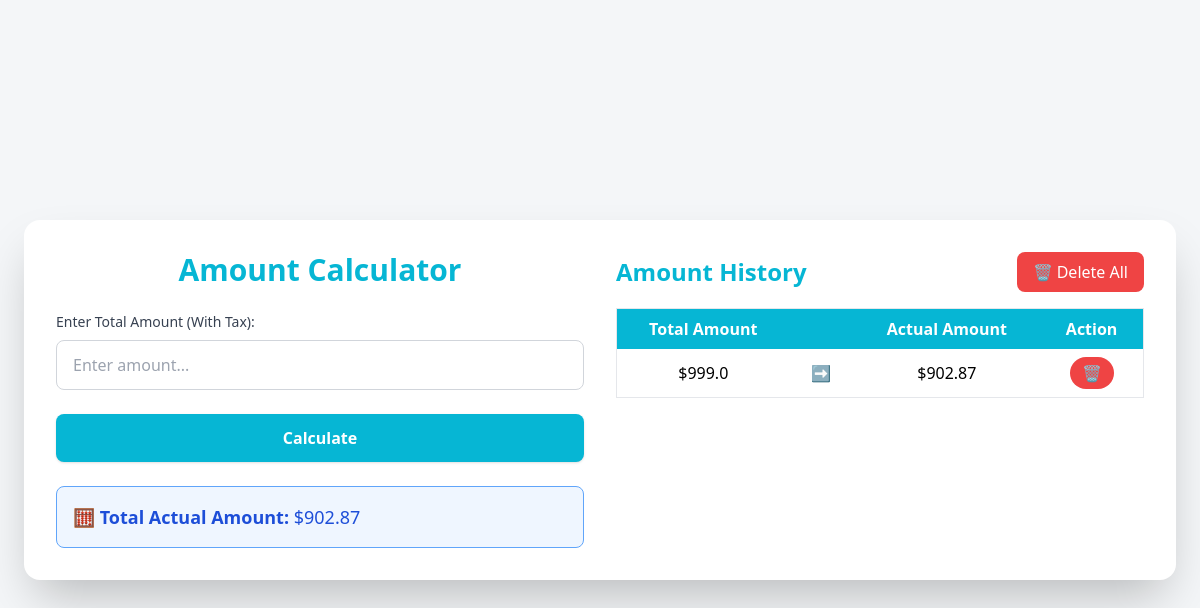
Before: / with the older database file.
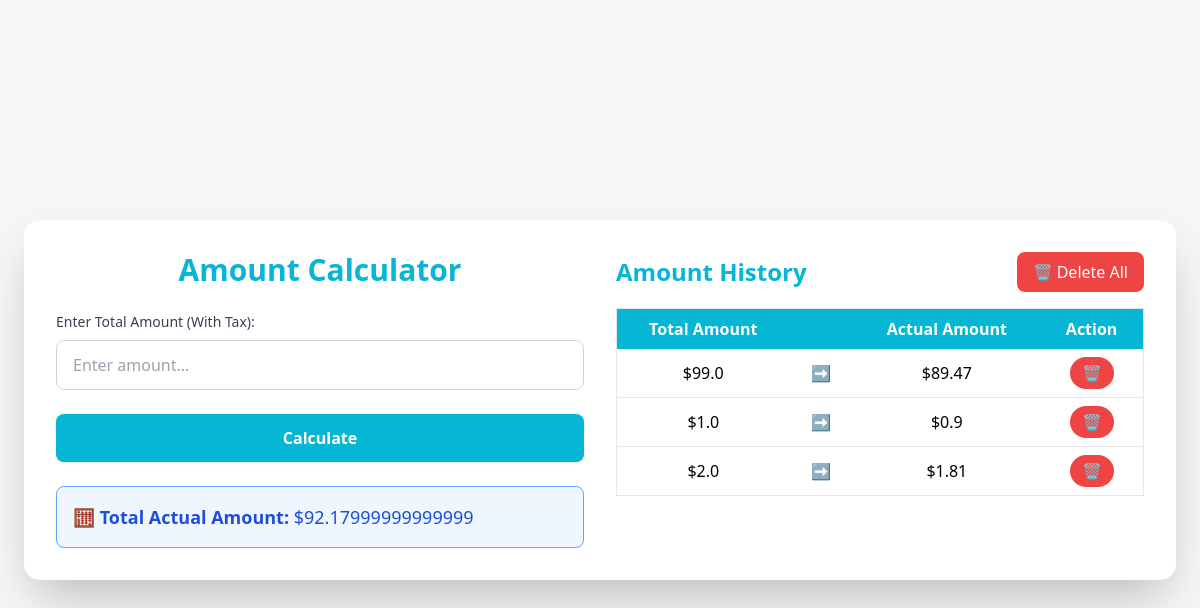
After: the same page with the newer database file.
### tax/models.py (models this page shows)
class TotalAcutalamount(models.Model):
    totalacutalamount=models.FloatField()

class ActualAmount(models.Model):
    totalamount=models.FloatField()
    tax=models.FloatField(default=1.106470588)
    actualamount=models.FloatField()

### tax/views.py (the view, shortened to what this page needs)
# urls.py: path('',views.taxcal,name='taxcal'),
def taxcal(request):
    finalvalue=0
    finalvalue=request.GET.get('finalvalue')
    total_sum = TotalAcutalamount.objects.first()
    total_sum_value = total_sum.totalacutalamount if total_sum else 0
    items=ActualAmount.objects.all()
    return render(request,'main.html',{'finalvalue':finalvalue,'total_sum_value':total_sum_value,'items':items})

### templates/main.html (shortened to what this page needs)
<!DOCTYPE html>
<html lang="en">
<head>
    <script src="https://cdn.tailwindcss.com"></script>
</head>
<body class="bg-background min-h-screen flex items-center justify-center">
    <div class="flex flex-col lg:flex-row gap-8 bg-white rounded-2xl shadow-2xl p-8 max-w-6xl w-full">
        <div class="w-full lg:w-1/2">
            <h2 class="text-3xl font-extrabold mb-6 text-primary text-center">Amount Calculator</h2>
            <form method="POST" class="space-y-6">
                <div>
                    <label class="block mb-2 text-sm font-medium text-gray-700">
                        Enter Total Amount (With Tax):
                    </label>
                    <input type="number" step="0.01" name="amount"
                        class="w-full px-4 py-3 border border-gray-300 rounded-lg focus:outline-none focus:ring-2 focus:ring-primary"
                        placeholder="Enter amount..." required>
                </div>
                <button type="submit"
                    class="w-full bg-primary hover:bg-secondary text-white font-semibold py-3 rounded-lg shadow transition duration-300">
                    Calculate
                </button>
            </form>
            {% if total_sum_value %}
            <div class="mt-6 bg-blue-50 border border-blue-400 text-blue-700 p-4 rounded-lg">
                <p class="text-lg">
                    🧮 <strong>Total Actual Amount:</strong> ${{ total_sum_value }}
                </p>
            </div>
            {% endif %}
        </div>
        <div class="w-full lg:w-1/2">
            <div class="flex justify-between items-center mb-4">
                <h2 class="text-2xl font-bold text-primary">Amount History</h2>
                <form method="POST" action="{% url 'removedata' %}">
                    <button type="submit"
                        class="bg-red-500 hover:bg-red-600 text-white px-4 py-2 rounded-lg flex items-center gap-2">
                        🗑️ Delete All
                    </button>
                </form>
            </div>
            <div class="overflow-x-auto max-h-[500px]">
                <table class="min-w-full table-auto border border-gray-200">
                    <thead class="bg-primary text-white">
                        <tr>
                            <th class="px-4 py-2">Total Amount</th>
                            <th></th>
                            <th class="px-4 py-2">Actual Amount</th>
                            <th class="px-4 py-2">Action</th>
                        </tr>
                    </thead>
                    <tbody class="divide-y divide-gray-200">
                        {% for item in items %}
                        <tr>
                            <td class="px-4 py-2 text-center">${{ item.totalamount }}</td>
                            <td class="px-4 py-2 text-center">➡️</td>
                            <td class="px-4 py-2 text-center">${{ item.actualamount }}</td>
                            <td class="px-4 py-2 text-center">
                                <form method="POST" action="{% url 'removeitem' item.id %}">
                                    <button type="submit"
                                        class="bg-red-500 hover:bg-red-600 text-white px-3 py-1 rounded-full">
                                        🗑️
                                    </button>
                                </form>
                            </td>
                        </tr>
                        {% empty %}
                        <tr>
                            <td colspan="4" class="text-center py-4 text-gray-500">No data available</td>
                        </tr>
                        {% endfor %}
                    </tbody>
                </table>
            </div>
        </div>
    </div>
</body>
</html>

Changed rows visible on the page:
removed ActualAmount: totalamount "999.0", actualamount "902.87"
changed TotalAcutalamount: totalacutalamount "902.87" → "92.17999999999999"
added ActualAmount: totalamount "99.0", actualamount "89.47"
added ActualAmount: totalamount "1.0", actualamount "0.9"
added ActualAmount: totalamount "2.0", actualamount "1.81"
